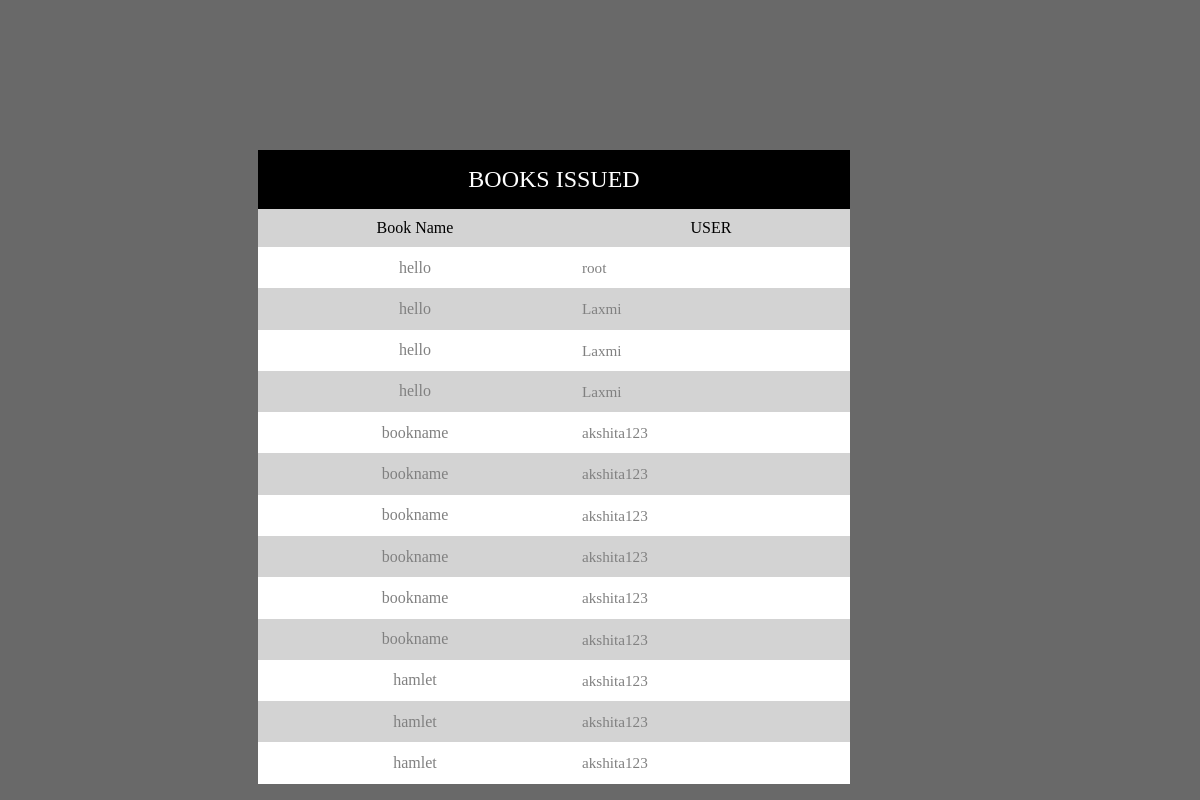
The app's page /booksissued.php (signed in) with its own data.
### tables this page shows
CREATE TABLE `booksgiven` (
  `UserName1` varchar(30) NOT NULL,
  `BookName` varchar(30) NOT NULL,
  `UserName2` varchar(30) NOT NULL,
  `DateIssued` date NOT NULL,
  `DueDate` date NOT NULL
);

### booksissued.php (the view, shortened to what this page needs)
<!DOCTYPE html>
<html lang="en" >
    <head>
        <link rel="stylesheet" href="css/style.css">
    </head>
    <body>
            <table cellspacing="0">
               <div class="header">BOOKS ISSUED</div>
                <tr>
                    <th>Book Name</th>
                    <th>USER</th>
                </tr>
                <?php
                include 'connection.php';
                $username=$_SESSION["username"];
                $sql_stmt = "SELECT BookName, Username1 FROM booksgiven WHERE UserName2='" . $username . "'";
                $result = mysqli_query($dbhandle, $sql_stmt);
                $no_rows = mysqli_num_rows($result);
                if ($no_rows) {
                    while ($row = mysqli_fetch_array($result)) {
                        echo '<tr>' .
                        '<td> ' . $row['BookName'] . '</td>' .
                        '<td> ' . $row['Username1'] . '</td>' .
                        '</tr>';
                    }
                }
                ?>
            </table>
    </body>
</html>

### css/style.css (style rules this page uses)
body { background:LavenderBlush ; }
body * { box-sizing: border-box; }
.header { background-color: Black; color: white; font-size: 1.5em; padding: 1rem; text-align: center; text-transform: uppercase; }
table { width: 100%; }
table td { color:Gray; padding: 10px; text-align: center; vertical-align: middle; }
table th { background-color: LightGray; color:Black; padding: 10px; font-weight: 300; }
table td:last-child { font-size: 0.95em; line-height: 1.4; text-align: left; }
table tr:nth-child(2n) { background-color: white; }
table tr:nth-child(2n+1) { background-color: LightGray; }

### booksissued.php (style rules this page uses)
h1,td { text-align: center; color:White; }
body { background-color: DimGray; }
table { width:50%; margin-left: 250px; }
.header { width:50%; margin-left: 250px; margin-top: 150px; }

### records on screen
booksgiven: BookName "hello", UserName1 "root"
booksgiven: BookName "hello", UserName1 "Laxmi"
booksgiven: BookName "hello", UserName1 "Laxmi"
booksgiven: BookName "hello", UserName1 "Laxmi"
booksgiven: BookName "bookname", UserName1 "akshita123"
booksgiven: BookName "bookname", UserName1 "akshita123"
booksgiven: BookName "bookname", UserName1 "akshita123"
booksgiven: BookName "bookname", UserName1 "akshita123"
booksgiven: BookName "bookname", UserName1 "akshita123"
booksgiven: BookName "bookname", UserName1 "akshita123"
booksgiven: BookName "hamlet", UserName1 "akshita123"
booksgiven: BookName "hamlet", UserName1 "akshita123"
booksgiven: BookName "hamlet", UserName1 "akshita123"
